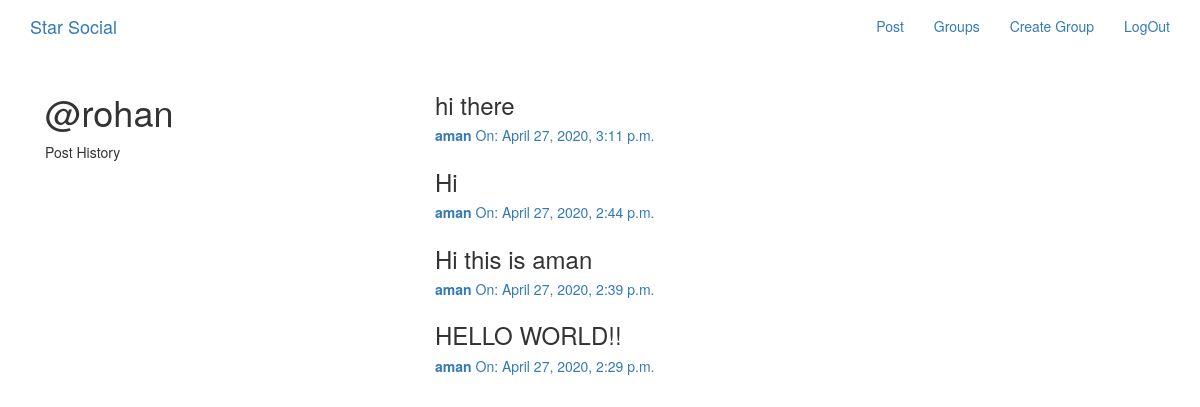
The page /posts/by/aman (signed in) on the database its author committed.
### posts/models.py (models this page shows, shortened)
class Post(models.Model):
    user = models.ForeignKey(User, related_name='posts', on_delete=models.CASCADE)
    created_at = models.DateTimeField(auto_now=True)
    message = models.TextField()
    message_html = models.TextField(editable=False)
    group = models.ForeignKey(Group, related_name='post', null=True,blank=True, on_delete=models.CASCADE)
    class Meta:
        ordering = ['-created_at']
        unique_together = ['user', 'message']#since a message will be unique to a user

### posts/views.py (the view)
# urls.py: url(r'by/(?P<username>[-\w]+)', views.UserPosts.as_view(template_name='posts/user_post_list.html'), name='for_user'),
class UserPosts(generic.ListView):
    model = models.Post
    def get_queryset(self):
        queryset = User.objects.all()
        self.post_user = queryset.prefetch_related('posts').get(username__iexact=self.kwargs.get("username"))
        return self.post_user.posts.all() #if no exception then return all the posts in post_user
    def get_context_data(self, **kwargs):
        context = super().get_context_data(**kwargs)
        context['post_user'] = self.post_user.posts.all()
        return context

### posts/templates/posts/user_post_list.html
{% extends "posts/post_base.html" %}
{% block prepost %}
<div class="col-md-4">
	<h1>@{{ user.username}}</h1>
	<p>Post History</p>
</div>
{% endblock %}
{% block post_content %}
<div class="col-md-8">
	{% for post in post_user %}
		{% include "posts/_post.html" %}
	{% endfor %}
</div>
{% endblock %}

### posts/templates/posts/_post.html (shortened to what this page needs)
<h3>{{post.message_html|safe}}</h3>
<div class="media-body">
  <h5 class="media-heading">
    <span class="username">
      <a href="{% url 'posts:for_user' username=post.user.username %}">  <strong>{{post.user.username}}</strong></a>
    </span>
    <time class="time">
      <a href="{% url 'posts:single' username=post.user.username pk=post.pk %}">On: {{post.created_at}}</a>
    </time>
  </h5>
</div>

### rows shown on the page
Post: message_html "hi there", user.username "aman", created_at "April 27, 2020, 3:11 p.m."
Post: message_html "Hi", user.username "aman", created_at "April 27, 2020, 2:44 p.m."
Post: message_html "Hi this is aman", user.username "aman", created_at "April 27, 2020, 2:39 p.m."
Post: message_html "HELLO WORLD!!", user.username "aman", created_at "April 27, 2020, 2:29 p.m."

### other values the page prints
{{ user.username }} "rohan"
